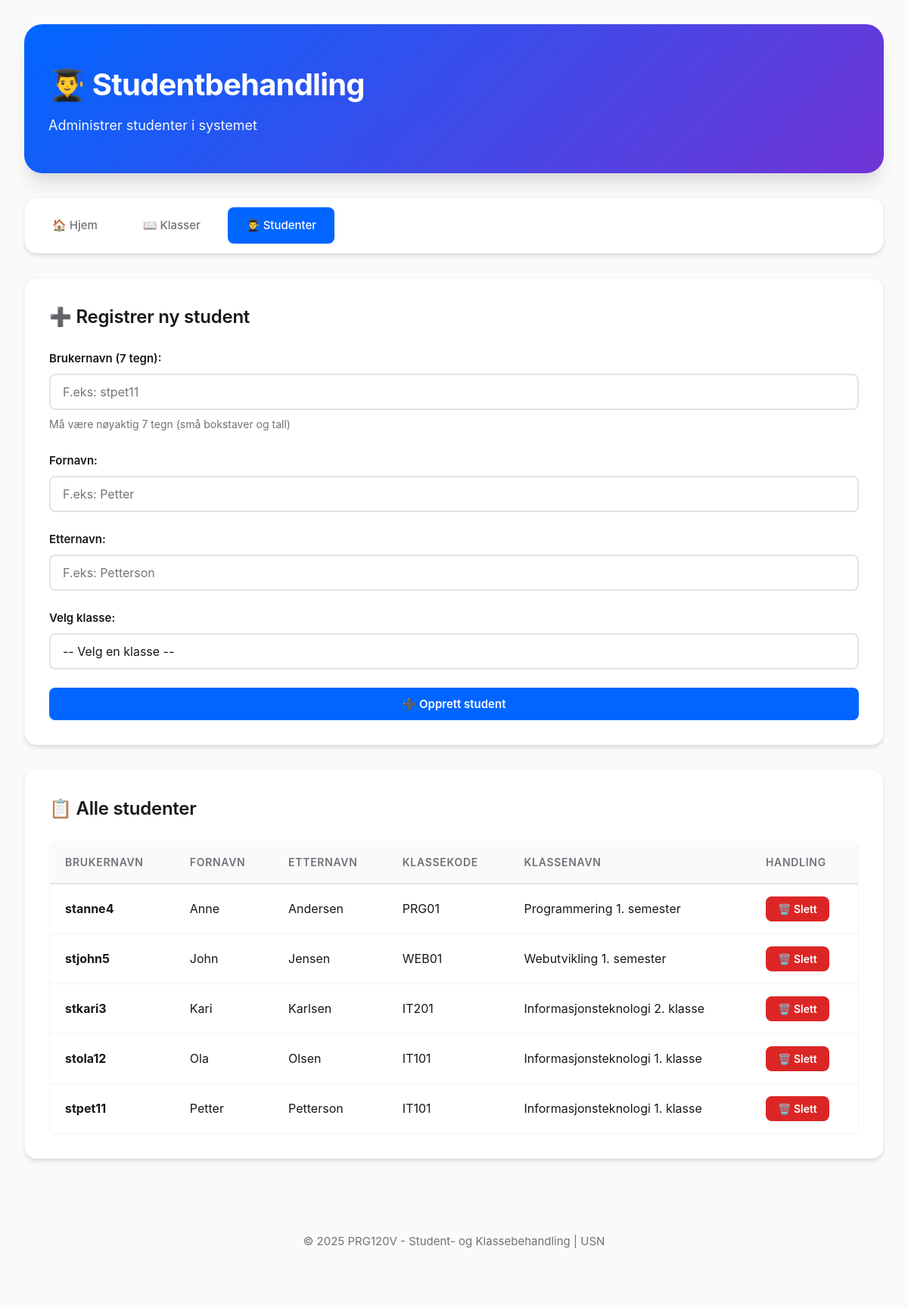
The page /student.php on the database as committed earlier.
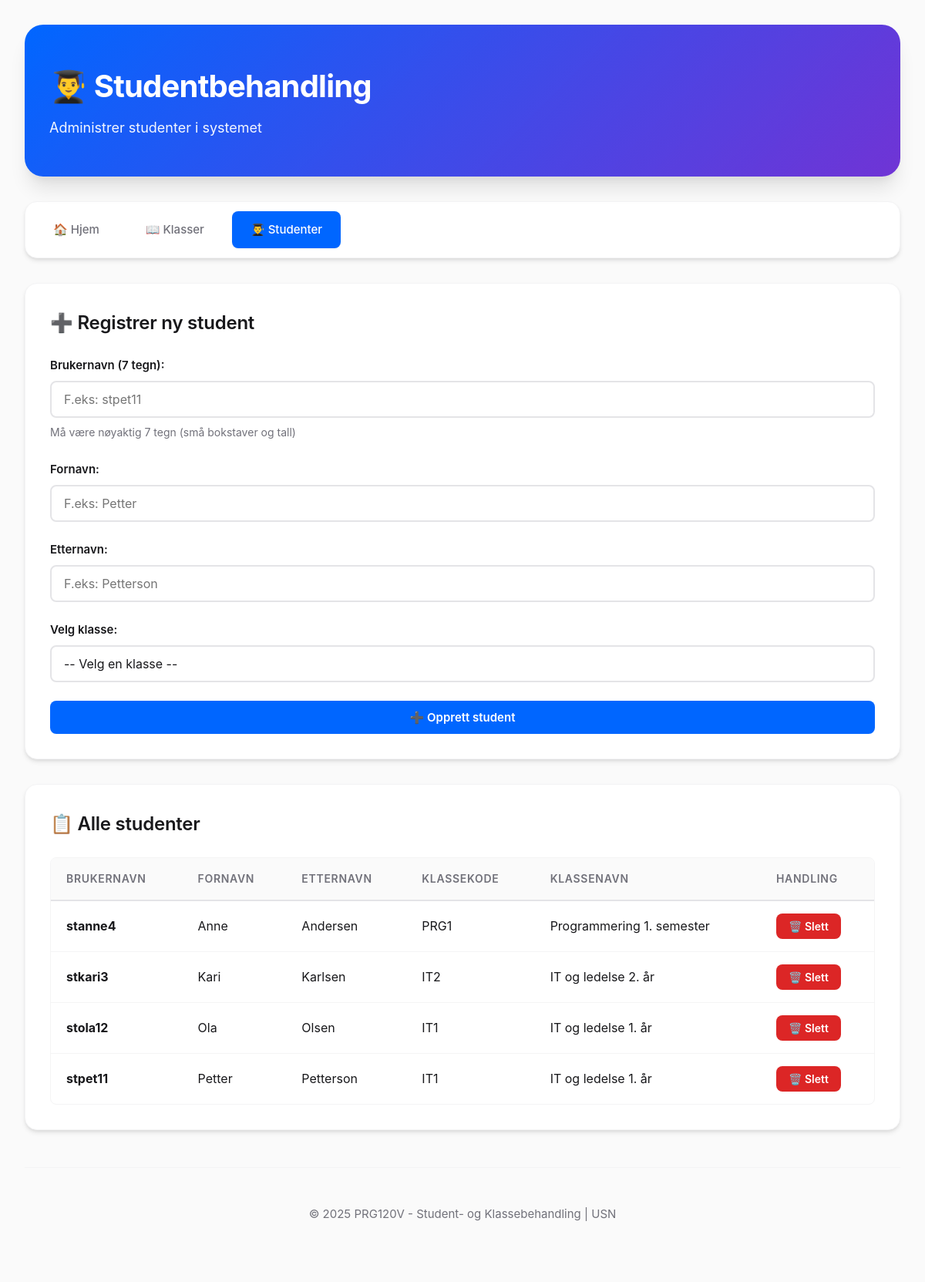
The same page on the database as committed later.
### tables this page shows
CREATE TABLE IF NOT EXISTS student (
  brukernavn CHAR(7) NOT NULL,
  fornavn VARCHAR(50) NOT NULL,
  etternavn VARCHAR(50) NOT NULL,
  klassekode VARCHAR(10) NOT NULL,
  PRIMARY KEY (brukernavn),
  FOREIGN KEY (klassekode) REFERENCES klasse(klassekode)
    ON DELETE RESTRICT
    ON UPDATE CASCADE
);

CREATE TABLE IF NOT EXISTS klasse (
  klassekode VARCHAR(10) NOT NULL,
  klassenavn VARCHAR(50) NOT NULL,
  studiumkode VARCHAR(50) NOT NULL,
  PRIMARY KEY (klassekode)
);

### student.php (the view, shortened to what the changed rows need)
<?php
$conn = getDbConnection();
$sql = "SELECT s.brukernavn, s.fornavn, s.etternavn, s.klassekode, k.klassenavn
        FROM student s
        LEFT JOIN klasse k ON s.klassekode = k.klassekode
        ORDER BY s.etternavn, s.fornavn";
$studenter = $conn->query($sql);
?>
<!DOCTYPE html>
<html lang="no">
<head>
    <link rel="stylesheet" href="style.css">
</head>
<body>
    <div class="container">
        <header>
            <h1>👨‍🎓 Studentbehandling</h1>
        </header>
        <main>
            <section class="form-section">
                <h2>➕ Registrer ny student</h2>
            </section>
            <section class="table-section">
                <h2>📋 Alle studenter</h2>
                <?php if ($studenter->num_rows > 0): ?>
                    <div class="table-responsive">
                        <table class="data-table">
                            <thead>
                                <tr>
                                    <th>Brukernavn</th>
                                    <th>Fornavn</th>
                                    <th>Etternavn</th>
                                    <th>Klassekode</th>
                                    <th>Klassenavn</th>
                                    <th>Handling</th>
                                </tr>
                            </thead>
                            <tbody>
                                <?php while ($row = $studenter->fetch_assoc()): ?>
                                    <tr>
                                        <td><strong><?php echo htmlspecialchars($row['brukernavn']); ?></strong></td>
                                        <td><?php echo htmlspecialchars($row['fornavn']); ?></td>
                                        <td><?php echo htmlspecialchars($row['etternavn']); ?></td>
                                        <td><?php echo htmlspecialchars($row['klassekode']); ?></td>
                                        <td><?php echo htmlspecialchars($row['klassenavn'] ?? 'N/A'); ?></td>
                                        <td>
                                            <form method="POST" action="student.php" style="display: inline;"
                                                  onsubmit="return confirm('Er du sikker på at du vil slette studenten \'<?php echo htmlspecialchars($row['brukernavn']); ?>\'?');">
                                                <button type="submit" name="slett" class="btn btn-danger btn-sm">
                                                    🗑️ Slett
                                                </button>
                                            </form>
                                        </td>
                                    </tr>
                                <?php endwhile; ?>
                            </tbody>
                        </table>
                    </div>
                <?php else: ?>
                    <div class="info-box">
                        <p>Ingen studenter registrert ennå. Bruk skjemaet over for å registrere en ny student.</p>
                    </div>
                <?php endif; ?>
            </section>
        </main>
    </div>
</body>
</html>

Rows that differ between the two databases and show on the page:
removed student: brukernavn "stjohn5", fornavn "John", etternavn "Jensen", klassekode "WEB01", klassekode.klassenavn "Webutvikling 1. semester"
changed student "stanne4": klassekode "PRG01" → "PRG1"
changed student "stkari3": klassekode "IT201" → "IT2"; klassekode.klassenavn "Informasjonsteknologi 2. klasse" → "IT og ledelse 2. år"
changed student "stola12": klassekode "IT101" → "IT1"; klassekode.klassenavn "Informasjonsteknologi 1. klasse" → "IT og ledelse 1. år"
changed student "stpet11": klassekode "IT101" → "IT1"; klassekode.klassenavn "Informasjonsteknologi 1. klasse" → "IT og ledelse 1. år"
